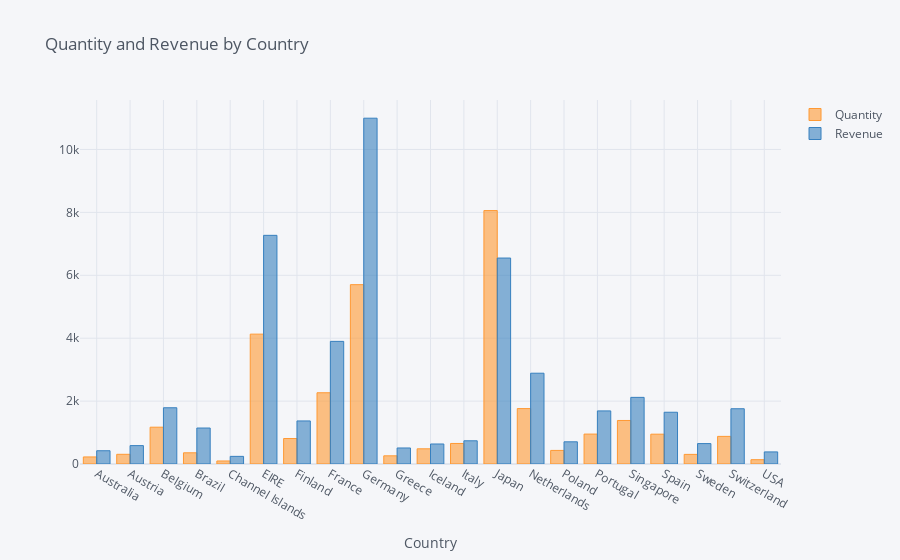

The cell this chart's notebook holds for it:
### Code cell
data=data.groupby('Country').sum()

data=data[['Quantity', 'Revenue']]

data.iplot(kind='bar', xTitle='Country', title='Quantity and Revenue by Country')

### Figure 1 — Plotly figure (JSON) as saved in the notebook; plotly's stock layout.template omitted (floating-point values rounded to 4 significant figures)
{"data": [{"marker": {"color": "rgba(255, 153, 51, 0.6)", "line": {"color": "rgba(255, 153, 51, 1.0)", "width": 1}}, "name": "Quantity", "orientation": "v", "text": "", "type": "bar", "x": ["Australia", "Austria", "Belgium", "Brazil", "Channel Islands", "EIRE", "Finland", "France", "Germany", "Greece", "Iceland", "Italy", "Japan", "Netherlands", "Poland", "Portugal", "Singapore", "Spain", "Sweden", "Switzerland", "USA"], "y": [224, 308, 1170, 356, 96, 4129, 810, 2265, 5702, 260, 483, 653, 8058, 1762, 432, 951, 1384, 948, 306, 878, 137]}, {"marker": {"color": "rgba(55, 128, 191, 0.6)", "line": {"color": "rgba(55, 128, 191, 1.0)", "width": 1}}, "name": "Revenue", "orientation": "v", "text": "", "type": "bar", "x": ["Australia", "Austria", "Belgium", "Brazil", "Channel Islands", "EIRE", "Finland", "France", "Germany", "Greece", "Iceland", "Italy", "Japan", "Netherlands", "Poland", "Portugal", "Singapore", "Spain", "Sweden", "Switzerland", "USA"], "y": [421.6, 584.8, 1788.0, 1144.0, 243.0, 7270.0, 1369.0, 3899.0, 10990.0, 509.7, 636.2, 737.8, 6549.0, 2887.0, 705.8, 1688.0, 2119.0, 1646.0, 649.1, 1757.0, 383.9]}], "layout": {"legend": {"bgcolor": "#F5F6F9", "font": {"color": "#4D5663"}}, "paper_bgcolor": "#F5F6F9", "plot_bgcolor": "#F5F6F9", "title": {"font": {"color": "#4D5663"}, "text": "Quantity and Revenue by Country"}, "xaxis": {"gridcolor": "#E1E5ED", "showgrid": true, "tickfont": {"color": "#4D5663"}, "title": {"font": {"color": "#4D5663"}, "text": "Country"}, "zerolinecolor": "#E1E5ED"}, "yaxis": {"gridcolor": "#E1E5ED", "showgrid": true, "tickfont": {"color": "#4D5663"}, "title": {"font": {"color": "#4D5663"}, "text": ""}, "zerolinecolor": "#E1E5ED"}}}
